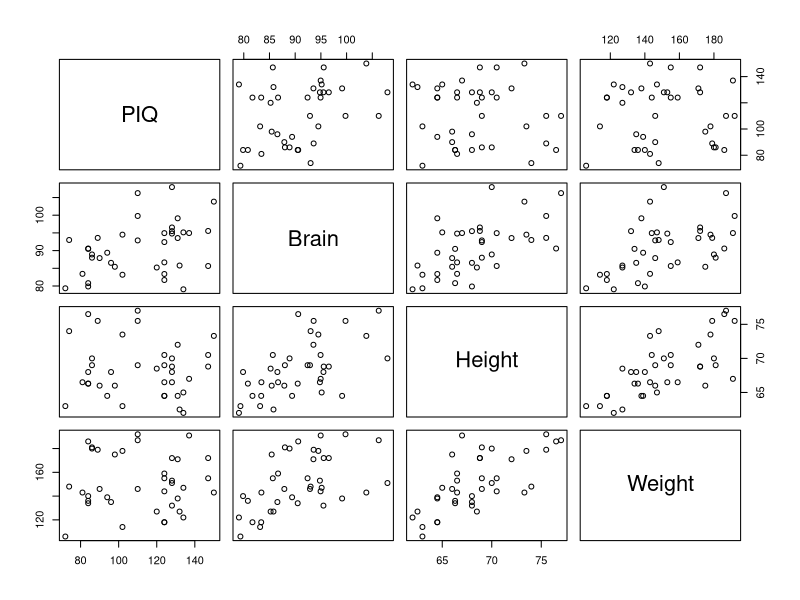
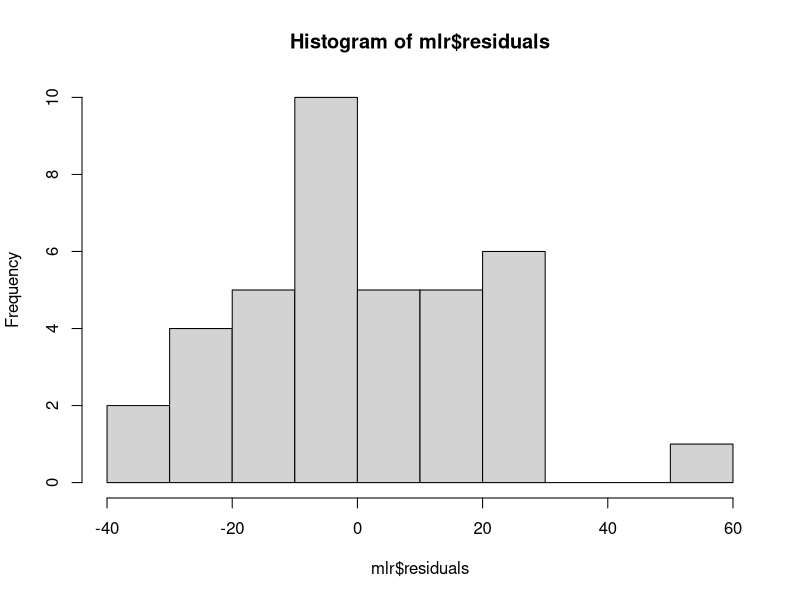
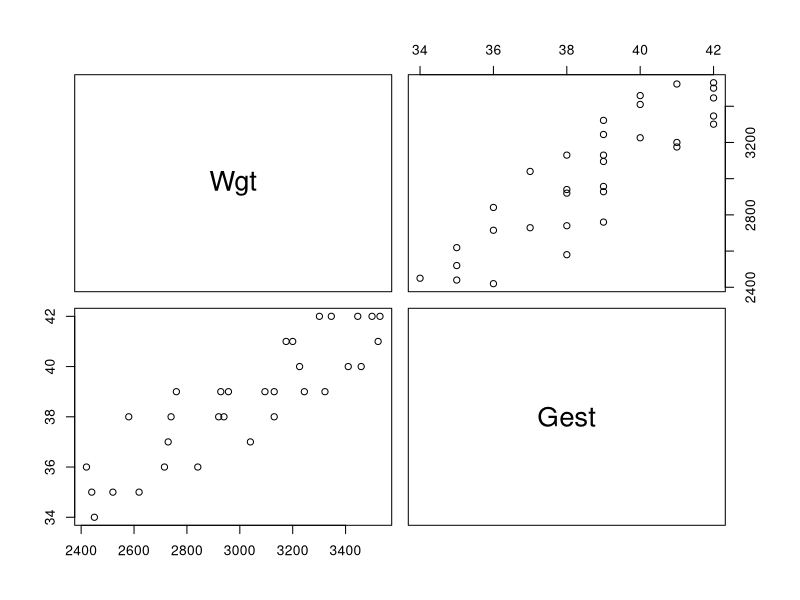
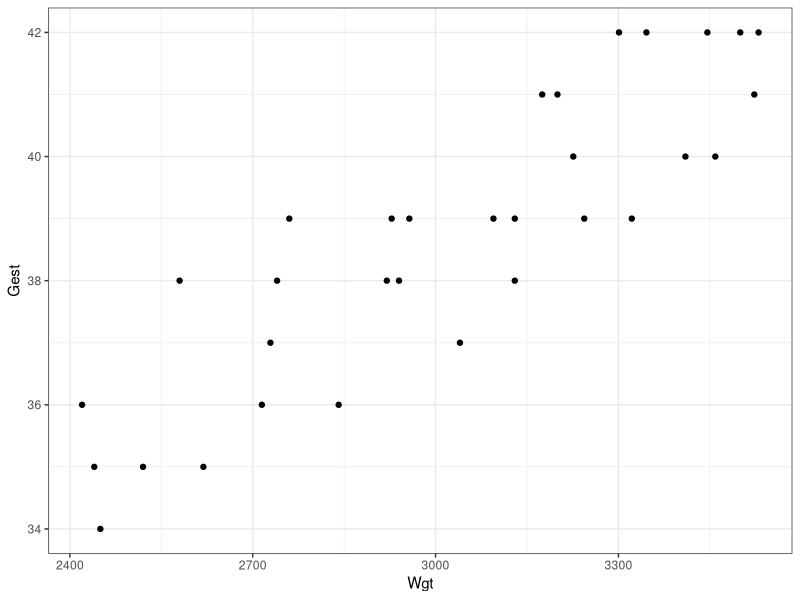
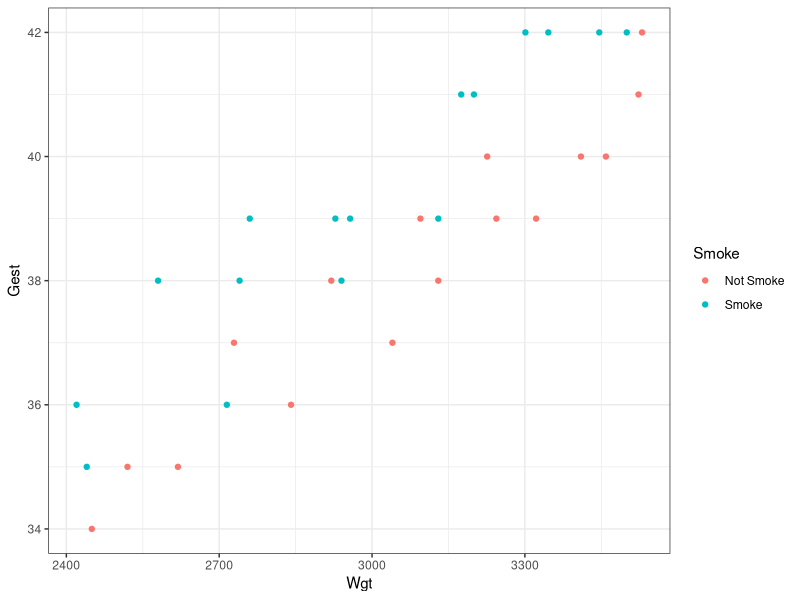
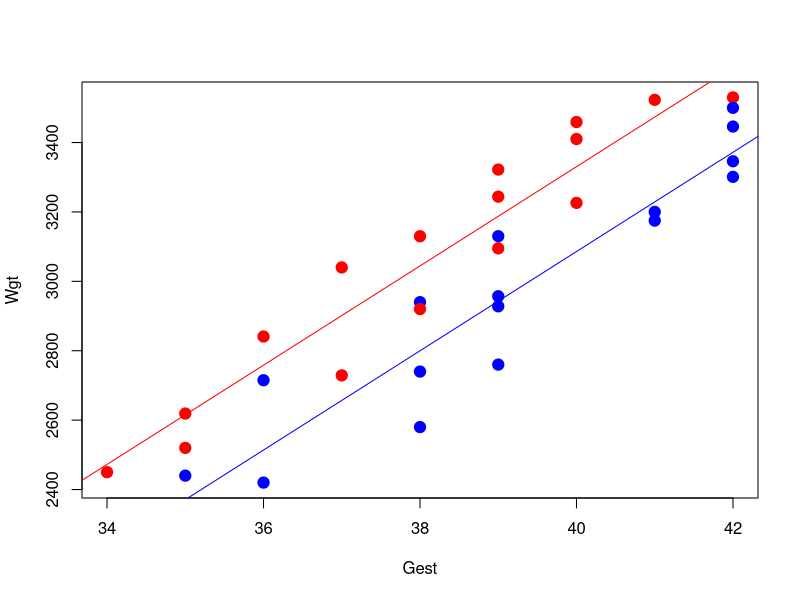

The R source for these figures, in order:
## ---- chunk 1
knitr::opts_chunk$set(echo = TRUE)
## ---- chunk 2
dat = read.delim("iqsize.txt", stringsAsFactors = FALSE)

t1 = lm(PIQ ~ Brain, data=dat)
t2 = lm(PIQ ~ Height, data=dat)
t3 = lm(PIQ ~ Weight, data=dat)

summary(t1)
summary(t2)
summary(t3)

cor(dat)
pairs(dat)

mlr = lm(PIQ ~ Brain + Height + Weight, data=dat)
mlr_alt = lm(PIQ ~ Brain * Height * Weight, data = dat)

summary(mlr)
summary(mlr_alt)




mlr = lm(PIQ ~ Brain + Height + Weight, data=dat)

summary(mlr)

mlr = lm(PIQ ~ Brain + Height, data=dat)

summary(mlr)

mlr = lm(PIQ ~ Brain + Weight, data=dat)

summary(mlr)

mlr = lm(PIQ ~ Brain, data=dat)

summary(mlr)

mlr = lm(PIQ ~ Brain + Height + Weight, data=dat)
hist(mlr$residuals)

## ---- chunk 3
summary(t3)
## ---- chunk 4
library(ggplot2)
dat = read.delim("birthsmokers.txt")
pairs(dat[,-3])

ggplot(dat, aes(x=Wgt, y=Gest)) + geom_point() + theme_bw()
ggplot(dat, aes(x=Wgt, y=Gest, colour=Smoke)) + geom_point() + theme_bw()

dat$Smoke = ifelse(dat$Smoke == "Smoke", 1, 0)

mlr = lm(Wgt ~ Gest + Smoke, data=dat)
summary(mlr)

plot(dat$Gest,dat$Wgt,xlab="Gest", ylab="Wgt",pch=19,col=ifelse(dat$Smoke==1, "blue", 'red'),cex=1.5)
 abline(a=- 2389.573, b = 143, col="red")
 abline(a= -  2634.117, b = 143, col="blue")
## ---- chunk 5

## ---- chunk 6
sessionInfo()
